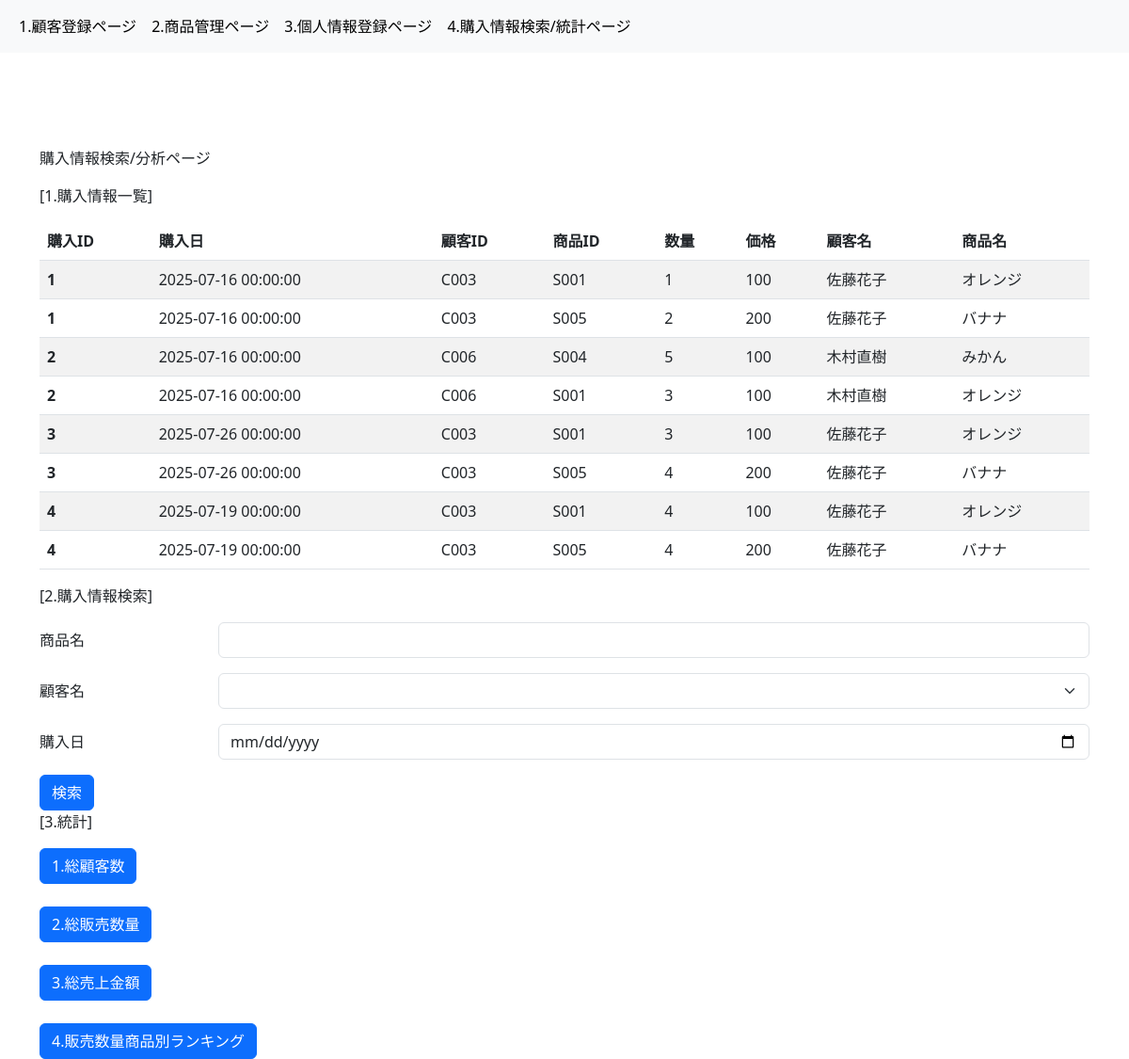
The app's page /purchase_data_statistics with its own data.
### models.py (models this page shows, shortened)
class Purchase(db.Model):
    __tablename__ = 'purchases'
    purchase_id = db.Column(db.Integer, primary_key=True, autoincrement=True)
    customer_id = db.Column(db.String(10), db.ForeignKey('customers.customer_id'), nullable=False)
    purchase_date = db.Column(db.DateTime, nullable=False)
    def __repr__(self):
        return f"<Purchase(purchase_id={self.purchase_id}, customer_id={self.customer_id}, purchase_date={self.purchase_date})>"
    purchase_detail = db.relationship('PurchaseDetail', backref='purchase', lazy=True,cascade='all, delete')

class Customer(db.Model):
    __tablename__ = 'customers'
    customer_id = db.Column(db.String(10), primary_key=True)
    customer_name = db.Column(db.String(20), nullable=False)
    age = db.Column(db.Integer, nullable=False)
    gender = db.Column(db.String(10), nullable=False)
    purchase = db.relationship('Purchase', backref='customer', lazy=True,cascade='all, delete')
    def __repr__(self):
        return f"<Customer(customer_id={self.customer_id}, customer_name={self.customer_name}, age={self.age}, gender={self.gender})>"

class Item(db.Model):
    __tablename__ = 'items'
    item_id = db.Column(db.String(10), primary_key=True)
    item_name = db.Column(db.String(20), nullable=False)
    price = db.Column(db.Integer, nullable=False)
    def __repr__(self):
        return f"<Item(item_id={self.item_id}, item_name={self.item_name}, price={self.price})>"
    purchase_detail = db.relationship('PurchaseDetail', backref='item', lazy=True,cascade='all, delete')

class PurchaseDetail(db.Model):
    __tablename__ = 'purchase_details'
    purchase_id = db.Column(db.Integer, db.ForeignKey('purchases.purchase_id'), nullable=False, primary_key=True)
    item_id = db.Column(db.String(10), db.ForeignKey('items.item_id'), nullable=False, primary_key=True)
    quantity = db.Column(db.Integer, nullable=False)
    def __repr__(self):
        return f"<PurchaseDetail(purchase_id={self.purchase_id}, item_id={self.item_id}, quantity={self.quantity})>"

### app4.py (the view)
@app.route('/purchase_data_statistics')
def purchase_data_statistics():
    joined_purchase_details = db.session.query(Purchase, PurchaseDetail,Customer,Item).join(PurchaseDetail, Purchase.purchase_id == PurchaseDetail.purchase_id).join(Customer, Purchase.customer_id == Customer.customer_id).join(Item, PurchaseDetail.item_id == Item.item_id).all()
    print(joined_purchase_details)
    customers = Customer.query.all()
    items = Item.query.all()
    return render_template('4_purchase_data_statistics.html', joined_purchase_details = joined_purchase_details, customers = customers, items = items)

### templates/4_purchase_data_statistics.html (shortened to what this page needs)
{% extends 'base.html' %} {% block content %}
<p>購入情報検索/分析ページ</p>
<p>[1.購入情報一覧]</p>
<table class="table table-striped">
  <thead>
    <tr>
      <th>購入ID</th>
      <th>購入日</th>
      <th>顧客ID</th>
      <th>商品ID</th>
      <th>数量</th>
      <th>価格</th>
      <th>顧客名</th>
      <th>商品名</th>
    </tr>
  </thead>
  <tbody>
    {% for joined_purchase_detail in joined_purchase_details %}
    <tr>
      <th scope="row">{{ joined_purchase_detail.Purchase.purchase_id }}</th>
      <td>{{ joined_purchase_detail.Purchase.purchase_date }}</td>
      <td>{{ joined_purchase_detail.Customer.customer_id }}</td>
      <td>{{ joined_purchase_detail.Item.item_id }}</td>
      <td>{{ joined_purchase_detail.PurchaseDetail.quantity }}</td>
      <td>{{ joined_purchase_detail.Item.price }}</td>
      <td>{{ joined_purchase_detail.Customer.customer_name }}</td>
      <td>{{ joined_purchase_detail.Item.item_name }}</td>
    </tr>
    {% endfor %}
  </tbody>
</table>
<p>[2.購入情報検索]</p>
<form method="post" action="/search_purchase">
  <div class="row mb-3">
    <label for="input-item-name" class="col-sm-2 col-form-label">商品名</label>
    <div class="col-sm-10">
      <input
        type="text"
        class="form-control"
        id="input-item-name"
        name="input-item-name"
      />
    </div>
  </div>
  <div class="row mb-3">
    <label for="input-customer-name" class="col-sm-2 col-form-label"
      >顧客名</label
    >
    <div class="col-sm-10">
      <select
        class="form-select"
        id="input-customer-name"
        name="input-customer-name"
      >
        <option value=""></option>
        {% for customer in customers %}
        <option value="{{ customer.customer_name }}">
        </option>
        {% endfor %}
      </select>
    </div>
  </div>
  <div class="row mb-3">
    <label for="input-purchase-date" class="col-sm-2 col-form-label"
      >購入日</label
    >
    <div class="col-sm-10">
      <input
        type="date"
        class="form-control"
        id="input-purchase-date"
        name="input-purchase-date"
      />
    </div>
  </div>
  <button type="submit" class="btn btn-primary" formmethod="post">検索</button>
</form>
<p>[3.統計]</p>
<form method="post" action="/count_customers">
  <button type="submit" class="btn btn-primary" formmethod="post">
    1.総顧客数
  </button>
</form>
<form method="post" action="/count_quantity" class="mt-4">
  <button type="submit" class="btn btn-primary" formmethod="post">
    2.総販売数量
  </button>
</form>
<form method="post" action="/total_sales" class="mt-4">
  <button type="submit" class="btn btn-primary" formmethod="post">
    3.総売上金額
  </button>
</form>
<form method="post" action="/sales_ranking" class="mt-4">
  <button type="submit" class="btn btn-primary" formmethod="post">
    4.販売数量商品別ランキング
  </button>
</form>
{% endblock %}

### templates/base.html (shortened to what this page needs)
<!DOCTYPE html>
<html lang="ja">
  <head>
    <link
      href="https://cdn.jsdelivr.net/npm/bootstrap@5.3.0/dist/css/bootstrap.min.css"
      rel="stylesheet"
    />
  </head>
  <body>
    <nav class="navbar navbar-expand-lg bg-body-tertiary">
      <div class="container-fluid">
        <div class="collapse navbar-collapse" id="navbarSupportedContent">
          <ul class="navbar-nav me-auto mb-2 mb-lg-0">
            <li class="nav-item">
              <a
                class="nav-link active"
                aria-current="page"
                href="{{url_for('index')}}"
                >1.顧客登録ページ</a
              >
            </li>
            <li class="nav-item">
              <a
                class="nav-link active"
                aria-current="page"
                href="{{url_for('item')}}"
                >2.商品管理ページ</a
              >
            </li>
            <li class="nav-item">
              <a
                class="nav-link active"
                aria-current="page"
                href="{{url_for('purchase')}}"
                >3.個人情報登録ページ</a
              >
            </li>
            <li class="nav-item">
              <a
                class="nav-link active"
                aria-current="page"
                href="{{url_for('purchase_data_statistics')}}"
                >4.購入情報検索/統計ページ</a
              >
            </li>
          </ul>
        </div>
      </div>
    </nav>
    <div class="container" style="padding-top: 100px">
      {% block content %} {% endblock %}
    </div>
  </body>
</html>

### records on screen
Purchase: Purchase.purchase_id "1", Purchase.purchase_date "2025-07-16 00:00:00", Customer.customer_id "C003", Item.item_id "S001", PurchaseDetail.quantity "1", Item.price "100", Customer.customer_name "佐藤花子", Item.item_name "オレンジ", Item.item_id "S005", PurchaseDetail.quantity "2", Item.price "200", Item.item_name "バナナ"
Purchase: Purchase.purchase_id "2", Purchase.purchase_date "2025-07-16 00:00:00", Customer.customer_id "C006", Item.item_id "S004", PurchaseDetail.quantity "5", Item.price "100", Customer.customer_name "木村直樹", Item.item_name "みかん", Item.item_id "S001", PurchaseDetail.quantity "3", Item.item_name "オレンジ"
Purchase: Purchase.purchase_id "3", Purchase.purchase_date "2025-07-26 00:00:00", Customer.customer_id "C003", Item.item_id "S001", PurchaseDetail.quantity "3", Item.price "100", Customer.customer_name "佐藤花子", Item.item_name "オレンジ", Item.item_id "S005", PurchaseDetail.quantity "4", Item.price "200", Item.item_name "バナナ"
Purchase: Purchase.purchase_id "4", Purchase.purchase_date "2025-07-19 00:00:00", Customer.customer_id "C003", Item.item_id "S001", PurchaseDetail.quantity "4", Item.price "100", Customer.customer_name "佐藤花子", Item.item_name "オレンジ", Item.item_id "S005", Item.price "200", Item.item_name "バナナ"
